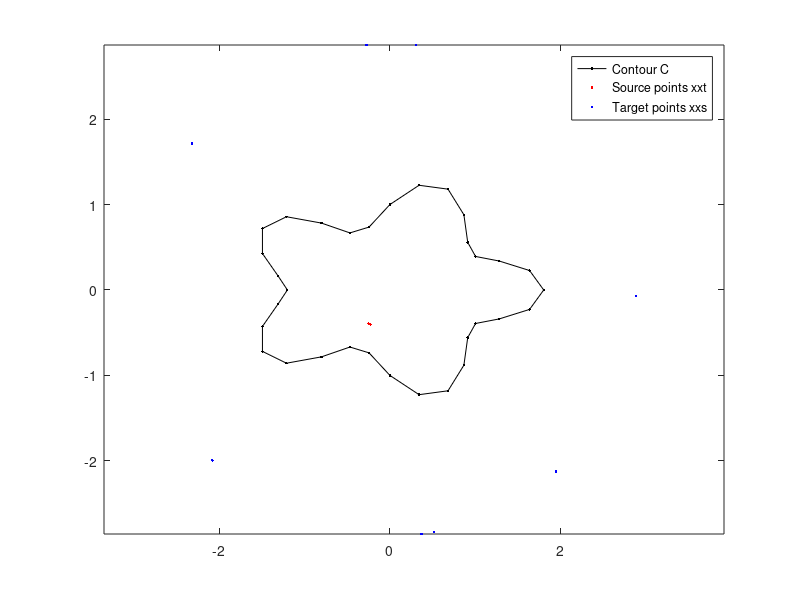

Write MATLAB code to recreate this figure.
% Sep 4, 2012
%
% This program illustrates Alpert quadrature for discretizing
% BIEs in two dimensions.
%
% We solve Laplace and Helmholtz BVPs on a domain exterior to a cornered/smooth
% contour. Dirichlet boundary data is prescribed.
%
% There are four routines for evaluating the matrix:
%
% These functions evaluated entries "on-the-fly".
%    LOCAL_construct_A_diag
%
% These functions rely on a pre-computation of the corrected entries:
%    LOCAL_construct_A_corr
%    LOCAL_A_submat
%
% Several different kernels are tested:
%   'h2'    Helmholtz double layer potential with 2nd order Alpert correction
%   'h6'    Helmholtz double layer potential with 6th order Alpert correction   
%   'hu'    Helmholtz combined field [single + i*kh*double], with 10th order Alpert
%   'ht'    Helmholtz combined field [single + i*kh*double], with 16th order Alpert


function main09_Alpert()
% rng('default')
% rng(5)
main_helmholtz_exterior

return

%%%%%%%%%%%%%%%%%%%%%%%%%%%%%%%%%%%%%%%%%%%%%%%%%%%%%%%%%%%%%%%%%%%%%%%%%%%

function main_helmholtz_exterior

%%% Set some parameters.
ntot = 32;
nsrc = 2;
ntrg = 8;
kh   = 2;

%%% Set the geometry.
flag_geom    = 'star';

fprintf(1,'flag_pot  err_submat       errmax       errmsq');
fprintf(1,'                        int_qq                   sum(qqsrc)\n');

flag_pot = 'h6';

%%% Create the "correction matrix" and the full matrix.
[A,     C,xxsrc,xxtrg,curvelen] = LOCAL_construct_A_diag(ntot,nsrc,ntrg,kh,flag_geom,flag_pot);
params = [curvelen,kh];

%%% Compute the Dirichlet data and the solution.
qqsrc  = randn(nsrc,1);
uu_dir = LOCAL_ref_field(C([1,4],:),xxsrc,qqsrc,params);
uu_ref = LOCAL_ref_field(xxtrg,     xxsrc,qqsrc,params);

% Check that the fuction for evaluating off-diagonal blocks works
ind1 = [24:26,33];
ind2 = [33:36,75];
err_submat = 0; % placeholder max(max(abs(A(ind1,ind2) - LOCAL_A_submat(C,ind1,ind2,A_corr,flag_pot,params))));

%%% Solve a reference problem.
qq = A\uu_dir;

%%% Check the error between the potential generated by the integral equation
%%% and the reference solution.
uu = LOCAL_evalpot(xxtrg,C,qq,flag_pot,params);
errmax = max(abs(uu - uu_ref));
errmsq = sqrt(sum((abs(uu - uu_ref).^2))/length(uu));

%%% Evaluate the integral of the boundary potential:
dg     = (curvelen/ntot)*sqrt(C(2,:).^2 + C(5,:).^2);
int_qq = dg*qq;
fprintf(1,'      %2s  %10.2e   %10.2e   %10.2e   (%9.6f + 1i* %9.6f)   (%9.6f +1i* %9.6f)\n',...
      flag_pot,err_submat,errmax,errmsq,...
      real(int_qq),imag(int_qq),real(sum(qqsrc)),imag(sum(qqsrc)));

plot(C(1,[1:ntot,1]), C(4,[1:ntot,1]    ),'k.-',...
     xxsrc(1,:), xxsrc(2,:),'r.',...
     xxtrg(1,:), xxtrg(2,:),'b.')
legend('Contour C','Source points xxt','Target points xxs')
axis equal

return

%%%%%%%%%%%%%%%%%%%%%%%%%%%%%%%%%%%%%%%%%%%%%%%%%%%%%%%%%%%%%%%%%%%%%%%%%%%

function [C,curvelen,xxint,xxext] = LOCAL_construct_cont(tt,nint,next,flag_geom)

ntot = length(tt);

if strcmp(flag_geom,'star')
  r        = 0.3;
  k        = 5;
  C        = zeros(6,ntot );
  C(1,:)   =   1.5*cos(tt) + (r/2)*            cos((k+1)*tt) + (r/2)*            cos((k-1)*tt); % x positions
  C(2,:)   = - 1.5*sin(tt) - (r/2)*(k+1)*      sin((k+1)*tt) - (r/2)*(k-1)*      sin((k-1)*tt); % x pos derivatives
  C(3,:)   = - 1.5*cos(tt) - (r/2)*(k+1)*(k+1)*cos((k+1)*tt) - (r/2)*(k-1)*(k-1)*cos((k-1)*tt); % x pos 2nd derivatives
  C(4,:)   =       sin(tt) + (r/2)*            sin((k+1)*tt) - (r/2)*            sin((k-1)*tt); % y positions
  C(5,:)   =       cos(tt) + (r/2)*(k+1)*      cos((k+1)*tt) - (r/2)*(k-1)*      cos((k-1)*tt); % y pos derivatives
  C(6,:)   = -     sin(tt) - (r/2)*(k+1)*(k+1)*sin((k+1)*tt) + (r/2)*(k-1)*(k-1)*sin((k-1)*tt); % y pos 2nd derivatives
  curvelen = 2*pi;
  
  rmin     = sqrt(min(C(1,:).^2 + C(4,:).^2));
  rmax     = sqrt(max(C(1,:).^2 + C(4,:).^2));
  ttint    = 2*pi*rand(1,nint);
  xxint    = 0.6*[rmin*cos(ttint);rmin*sin(ttint)];
  ttext    = 2*pi*rand(1,next);
  xxext    = 1.6*[rmax*cos(ttext);rmax*sin(ttext)];

elseif strcmp(flag_geom, 'circle')
  r        = 0.3;
  k        = 5;
  C        = zeros(6,ntot );
  C(1,:)   =   cos(tt); % x positions
  C(2,:)   = - sin(tt); % x pos derivatives
  C(3,:)   = - cos(tt); % x pos 2nd derivatives
  C(4,:)   =   sin(tt); % y positions
  C(5,:)   =   cos(tt); % y pos derivatives
  C(6,:)   = - sin(tt); % y pos 2nd derivatives
  curvelen = 2*pi;
  
  rmin     = sqrt(min(C(1,:).^2 + C(4,:).^2));
  rmax     = sqrt(max(C(1,:).^2 + C(4,:).^2));
  %ttint    = 2*pi*rand(1,nint);
  %xxint    = 0.6*[rmin*cos(ttint);rmin*sin(ttint)];
  xxint = [0, 0;
            0.5, -0.5];
  %ttext    = 2*pi*rand(1,next);
  %xxext    = 1.6*[rmax*cos(ttext);rmax*sin(ttext)];
  ttext = pi*[0:7]/4;
  xxext = 3*[cos(ttext); sin(ttext)];

else
  fprintf(1,'This option for the geometry is not implemented.\n');
  keyboard
end

return

function [A,C,xxint,xxext,curvelen] = LOCAL_construct_A_diag(ntot,nint,next,kh,flag_geom,flag_pot)

tt       = linspace(0,2*pi*(1 - 1/ntot),ntot);
[C,curvelen,xxint,xxext] = LOCAL_construct_cont(tt,nint,next,flag_geom);
h        = curvelen/ntot;

order = 2; % order param
[xx, ww, nskip] = alpert_log(order); % order of method
ninterp = order + 3; % order + 3
 
xx = [-xx(end: -1: 1), xx];
ww = [ ww(end: -1: 1), ww];

[Y_g1,   X_g1   ] = meshgrid(C(1,:), C(1,:));
[Y_g2,   X_g2   ] = meshgrid(C(4,:), C(4,:));
[Y_dg1,  ~      ] = meshgrid(C(2,:), C(2,:));
[Y_dg2,  ~      ] = meshgrid(C(5,:), C(5,:));
dd = sqrt(Y_dg1.*Y_dg1 + Y_dg2.*Y_dg2);

A = LOCAL_eval_kernel(X_g1,Y_g1,X_g2,Y_g2,Y_dg1,Y_dg2,kh,flag_pot);
A = A.*dd*h;

for j = 1:ntot
  A(j, mod(j+[-nskip+1:nskip-1]-1, ntot)+1) = 0;  
end

s_g1   = C(1,:).'*ones(1, length(xx));
s_g2   = C(4,:).'*ones(1, length(xx));
t      = repmat(tt,1,length(xx));
x      = repmat(xx',1,ntot);
x      = reshape(x',ntot*length(xx),1)';
spt    = t+x*h;
spt    = mod(spt,curvelen);
[C_corr,~,~,~] = LOCAL_construct_cont(spt,nint,next,flag_geom);

t_g1  = reshape(C_corr(1,:)',ntot,length(xx));
t_g2  = reshape(C_corr(4,:)',ntot,length(xx));
t_dg1 = reshape(C_corr(2,:)',ntot,length(xx));
t_dg2 = reshape(C_corr(5,:)',ntot,length(xx));
dt    = sqrt(C_corr(2,:).^2 + C_corr(5,:).^2);
dt    = reshape(dt',ntot,length(xx));

kr = LOCAL_eval_kernel(s_g1,t_g1,s_g2,t_g2,t_dg1,t_dg2,kh,flag_pot);
kr = kr.*dt*h;

B = zeros(size(A));

for i = 1:length(xx)
  ind = floor(xx(i) - ninterp/2 + 1) + (0 : ninterp - 1); % example index = [-2, -1, 0, 1, 2], this is O^(p) in the paper
  L   = lagrangeInterp(ind, xx(i)); % Lagrange interpolation
  ii  = repmat(1:ntot, [1, ninterp]); % M copies of 1-ntot, in a row
  jj  = ii + kron(ind, ones(1, ntot)); % 
  jj  = mod(jj-1, ntot) + 1;
  iii = sub2ind(size(A), ii, jj);
  tmprmat = repmat(kr(:, i).', [1, ninterp]);
  tmpkron = kron(L, ones(1, ntot));
  B(iii) = B(iii) + ww(i)*tmprmat.*tmpkron;
end

% 
% % this works for a circle ONLY
% Bvect = zeros(ntot, 1);
% 
% for xidx = 1:length(xx)
%     ind = floor(xx(xidx) - ninterp/2 + 1) + (0 : ninterp - 1)
%     L   = lagrangeInterp(ind, xx(xidx)); 
%     for i = 1:length(ind)
%         indx = ind(i);
%         if indx < 0
%             indx = indx + ntot + 1;
%         else
%             indx = indx + 1;
%         end
%         Bvect(indx) = Bvect(indx) + ww(xidx)*L(i)*kr(indx, xidx);
%     end
% end
% 
% Bnew = toeplitz(Bvect, Bvect);
% Berr = abs(B - Bnew);

Bnew = zeros(size(A));
for i = 1:ntot
    for xidx = 1:length(xx)
        ind = floor(xx(xidx) - ninterp/2 + 1) + (0 : ninterp - 1); % offset indices
        L   = lagrangeInterp(ind, xx(xidx)); 
        for j = 1:length(ind)
            indx = ind(j) + i;
            if indx <= 0
                indx = indx + ntot;
            elseif indx > ntot
                indx = indx - ntot;
            end
            Bnew(i, indx) = Bnew(i, indx) + ww(xidx)*L(j)*kr(i, xidx);
        end
    end
end

Berr = abs(B - Bnew);

% Aerr = abs(A - toeplitz(A(:, 1), A(1, :)));

A = A + B;
return

%%%%%%%%%%%%%%%%%%%%%%%%%%%%%%%%%%%%%%%%%%%%%%%%%%%%%%%%%%%%%%%%%%%%%%%%%%%
function A12 = LOCAL_A_submat(C,ind1,ind2,A_corr,flag_pot,params)

%%% Extract various parameters.
n1       = length(ind1);
n2       = length(ind2);
curvelen = params(1);
kh       = params(2);
ntot     = size(C,2);
h        = curvelen/ntot;

%%% Create the index vectors.
II  = reshape(ind1,n1,1) * ones(1,n2);
JJ  = ones(n1,1) * reshape(ind2,1,n2);
II = II'; JJ = JJ';
ii  = II(:)';
jj  = JJ(:)';

%%% Check what order corrections are required,
%%% and prepare the relevant index vectors for A_corr.
%%% Find the index vectors marking the different types of entries.
aa      = reshape(full(A_corr(ind1,ind2)).',n1*n2,1).';
indnear = find(aa);       % Entries stored in A_corr
indreg  = LOCAL_index_complement(indnear,n1*n2);

%%% Compute some vectors used in almost all kernels.
speed = sqrt(C(2,jj(indreg)).*C(2,jj(indreg)) + ...
             C(5,jj(indreg)).*C(5,jj(indreg)));
nn1   =  C(5,jj(indreg))./speed;
nn2   = -C(2,jj(indreg))./speed;
dd1   = C(1,jj(indreg)) - C(1,ii(indreg));
dd2   = C(4,jj(indreg)) - C(4,ii(indreg));

ima            = sqrt(-1);  
dd             = sqrt(dd1.*dd1 + dd2.*dd2);
%aa(indreg)     = h*(nn1.*dd1 + nn2.*dd2).*(1./dd).*(-kh*besselh(1, kh*dd))*ima/4.*speed;
aa(indreg)     = h*besselh(0, kh*dd)*ima/4.*speed;

A12 = reshape(aa.',n2,n1).';

return

%%%%%%%%%%%%%%%%%%%%%%%%%%%%%%%%%%%%%%%%%%%%%%%%%%%%%%%%%%%%%%%%%%%%%%%
% Given an index vector ind1, find ind2 = (1:n) - ind1.
% (In other words, [ind1,ind2] forms a permutation of (1:n).
%%%%%%%%%%%%%%%%%%%%%%%%%%%%%%%%%%%%%%%%%%%%%%%%%%%%%%%%%%%%%%%%%%%%%%%

function ind2 = LOCAL_index_complement(ind1,n)

indtmp       = 1:n;
indtmp(ind1) = 2*n*ones(1,length(ind1));
indtmp       = sort(indtmp);
ind2         = indtmp(1:(n-length(ind1)));

return


%%%%%%%%%%%%%%%%%%%%%%%%%%%%%%%%%%%%%%%%%%%%%%%%%%%%%%%%%%%%%%%%%%%%%%%%%%%
function A = LOCAL_eval_kernel(X_g1,Y_g1,X_g2,Y_g2,Y_dg1,Y_dg2,kh,flag_pot)

ima = sqrt(-1);  
nn1 = ( Y_dg2./sqrt(Y_dg1.*Y_dg1 + Y_dg2.*Y_dg2));
nn2 = (-Y_dg1./sqrt(Y_dg1.*Y_dg1 + Y_dg2.*Y_dg2));
dd  = sqrt((Y_g1 - X_g1).^2 + (Y_g2 - X_g2).^2);
%A   = (nn1.*(Y_g1 - X_g1) + nn2.*(Y_g2 - X_g2)).*(1./dd).*(-kh*besselh(1, kh*dd))*ima/4;
A   = (besselh(0, kh*dd))*ima/4;
return

%%%%%%%%%%%%%%%%%%%%%%%%%%%%%%%%%%%%%%%%%%%%%%%%%%%%%%%%%%%%%%%%%%%%%%%%%%%

function uu = LOCAL_ref_field(xxtrg,xxsrc,qq,params)

nsrc = length(qq);
ntrg = size(xxtrg,2);
DD1  = xxtrg(1,:)'*ones(1,nsrc) - ones(ntrg,1)*xxsrc(1,:);
DD2  = xxtrg(2,:)'*ones(1,nsrc) - ones(ntrg,1)*xxsrc(2,:);
kh   = params(2);

AA = (1i/4)*besselh(0,kh*sqrt(DD1.*DD1 + DD2.*DD2));

uu = AA*reshape(qq,nsrc,1);

return

%%%%%%%%%%%%%%%%%%%%%%%%%%%%%%%%%%%%%%%%%%%%%%%%%%%%%%%%%%%%%%%%%%%

function vv = LOCAL_evalpot(xx, C, uu, potname, params)

curvelen = params(1);
kh = params(2);
n  = size(C,2);
m  = size(xx,2);
h  = curvelen/n;

%%% Create index vectors.
ii = reshape((1:m)' * ones(1,n),1,m*n);
jj = reshape(ones(m,1) * (1:n) ,1,m*n);

%%% Compute some vectors used on almost all kernels.
speed = sqrt(C(2,jj).*C(2,jj) + C(5,jj).*C(5,jj));
nn1   =  C(5,jj)./speed;
nn2   = -C(2,jj)./speed;
dd1   =  C(1,jj) - xx(1,ii);
dd2   =  C(4,jj) - xx(2,ii);

ima   = sqrt(-1);  
dd    = sqrt(dd1.*dd1 + dd2.*dd2);
%ee    = h*((nn1.*dd1 + nn2.*dd2)./dd).*(-kh*besselh(1,kh*dd))*ima/4.*speed;
ee    = h*besselh(0, kh*dd)*ima.*speed/4;

EVAL = full(sparse(ii,jj,ee));
vv   = EVAL*uu;

return


%%%%%%%%% Auxillury function%%%%%%%%%
function [xx, ww, nskip] = alpert_log(order)

switch order
    case 2 
    xx = 1.591549430918953D-01;
    ww = 5.000000000000000D-01;
	nskip = 1;
    
    case 6
    xx = [4.004884194926570D-03, 7.745655373336686D-02, ... 
          3.972849993523248D-01, 1.075673352915104D+00, ...
          2.003796927111872D+00];  
    ww = [1.671879691147102D-02, 1.636958371447360D-01, ...
          4.981856569770637D-01, 8.372266245578912D-01, ...
          9.841730844088381D-01];
	nskip = 3;
    
    case 10
    xx = [1.175089381227308D-03, 1.877034129831289D-02, ...
		  9.686468391426860D-02, 3.004818668002884D-01, ...  
		  6.901331557173356D-01, 1.293695738083659D+00, ...  
		  2.090187729798780D+00, 3.016719313149212D+00, ...  
		  4.001369747872486D+00, 5.000025661793423D+00];
    ww = [4.560746882084207D-03, 3.810606322384757D-02, ...
          1.293864997289512D-01, 2.884360381408835D-01, ...
          4.958111914344961D-01, 7.077154600594529D-01, ...
          8.741924365285083D-01, 9.661361986515218D-01, ...
          9.957887866078700D-01, 9.998665787423845D-01];
    nskip = 6;
    
    case 16
    xx = [8.371529832014113E-04, 1.239382725542637E-02,...  
		  6.009290785739468E-02, 1.805991249601928E-01,...  
		  4.142832599028031E-01, 7.964747731112430E-01,...  
		  1.348993882467059E+00, 2.073471660264395E+00,...  
		  2.947904939031494E+00, 3.928129252248612E+00,...  
		  4.957203086563112E+00, 5.986360113977494E+00,...  
		  6.997957704791519E+00, 7.999888757524622E+00....  
		  8.999998754306120E+00];

    ww = [3.190919086626234E-03, 2.423621380426338E-02, ...
         7.740135521653088E-02, 1.704889420286369E-01, ...
         3.029123478511309E-01,...
         4.652220834914617E-01, 6.401489637096768E-01, ...
         8.051212946181061E-01, 9.362411945698647E-01, ...
         1.014359775369075E+00, 1.035167721053657E+00, ...
         1.020308624984610E+00, 1.004798397441514E+00, ...
         1.000395017352309E+00, 1.000007149422537E+00];
	nskip = 10;
   
end


%%%%%%%%%%%%%%%%%%%%%%%%%%%%%%%%%%%
function L = lagrangeInterp(xx, t)
% L is a row vector calculating the coefficients of lagrange interpolation
% at t. xx are data

n = length(xx); % here xx = index = [-2, -1, 0, 1, 2]
denom = xx'*ones(1, n) - ones(n, 1)*xx;
numer = t*ones(n, n) - ones(n, 1)*xx;
for i = 1:n
  denom(i, i) = 1;
  numer(i, i) = 1;
end
temp = numer./denom;
L = prod(temp, 2);
L = L';
